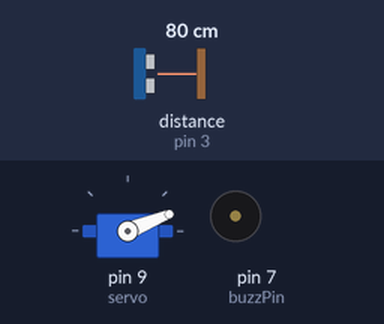
Recording of a sketch running on a simulated Arduino Uno, built with avr-gcc and run on an emulated ATmega328P. Shown: servo, buzzer (waves = sounding, pin HIGH). Wiring (inferred from the names in the program): ultrasonic range finder: trigger pin 2; echo pin 3. The test bench sets the inputs (shaded band); at power-on: distance to the obstacle (sensor on pin 3) 80 cm. The echo pulse lasts 58.3 µs per cm; pins used as bus, display or sensor lines are not drawn; what the sketch prints to the serial monitor is not drawn.

Above: at 1.2 s.
1.3 s: distance to the obstacle (sensor on pin 3) set to 47 cm
4.3 s: distance to the obstacle (sensor on pin 3) set to 39 cm
At 4.51 s:
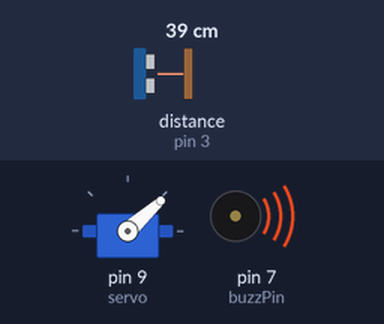
7.3 s: distance to the obstacle (sensor on pin 3) set to 250 cm
At 7.46 s:
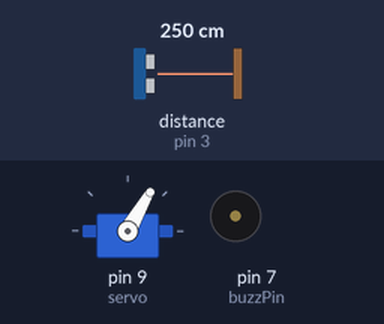
10.3 s: distance to the obstacle (sensor on pin 3) set to 2 cm
At 10.6 s:
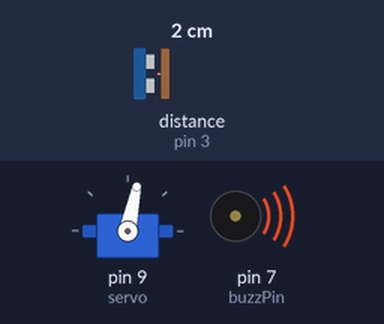
13.3 s: distance to the obstacle (sensor on pin 3) set to 60 cm
At 13.5 s:
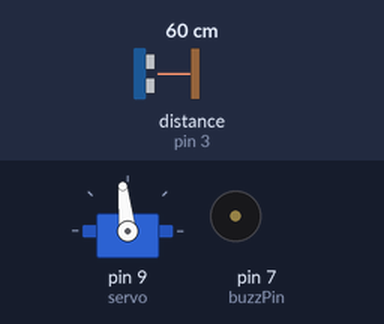
16.3 s: distance to the obstacle (sensor on pin 3) set to 4 cm
At 16.45 s:
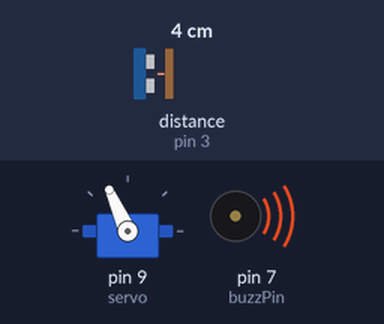
Timing chart, 0 to 22.2 s (numbered marks = the images above; inputs shaded):
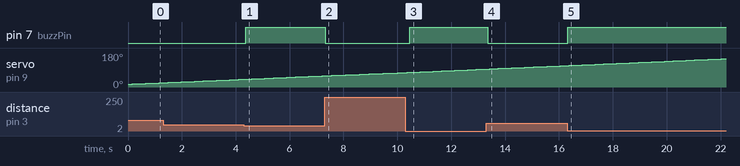

The sketch:

radar_with_buzzer.ino
```cpp
#include<Servo.h>
int trigPin = 2;
int echoPin = 3;
int const buzzPin = 7;
long duration;
int distance;
Servo servo;

void setup()
{
  pinMode(trigPin, OUTPUT);
  pinMode(echoPin, INPUT);
  pinMode(buzzPin, OUTPUT);
  Serial.begin(9600);
  servo.attach(9);
}

void loop()
{
  for (int i = 15; i <= 165; i++)
  {
    servo.write(i);
    delay(100);
    distance = calculateDistance();

    Serial.print(i);
    Serial.print(",");
    Serial.print(distance);
    Serial.print(".");
  }
  for (int i = 165; i > 15; i--)
  {
    servo.write(i);
    delay(100);
    distance = calculateDistance();

    Serial.print(i);
    Serial.print(",");
    Serial.print(distance);
    Serial.print(".");
  }
}

int calculateDistance()
{
  digitalWrite(trigPin, LOW);
  delayMicroseconds(2);
  digitalWrite(trigPin, HIGH);
  delayMicroseconds(10);
  digitalWrite(trigPin, LOW);

  duration = pulseIn(echoPin, HIGH);
  distance = duration * 0.034 / 2;
   if (distance <= 40 && distance >= 0) {
      // Buzz
      digitalWrite(buzzPin, HIGH);
    } else {
      // Don't buzz
      digitalWrite(buzzPin, LOW);
    }
    // Waiting 60 ms won't hurt any one
    delay(60);

  return distance;
}
```

Measured:
- the behaviour switches between 42 and 41 cm on distance to the obstacle (sensor on pin 3) (found by bisection; images 0 and 1)
- after the input at 4.3 s, pin 7 (buzzPin): LOW → HIGH after 0.07 s
- after the input at 7.3 s, pin 7 (buzzPin): HIGH → LOW at once
- after the input at 10.3 s, pin 7 (buzzPin): LOW → HIGH after 0.16 s
- after the input at 13.3 s, pin 7 (buzzPin): HIGH → LOW after 0.06 s
- after the input at 16.3 s, pin 7 (buzzPin): LOW → HIGH at once
